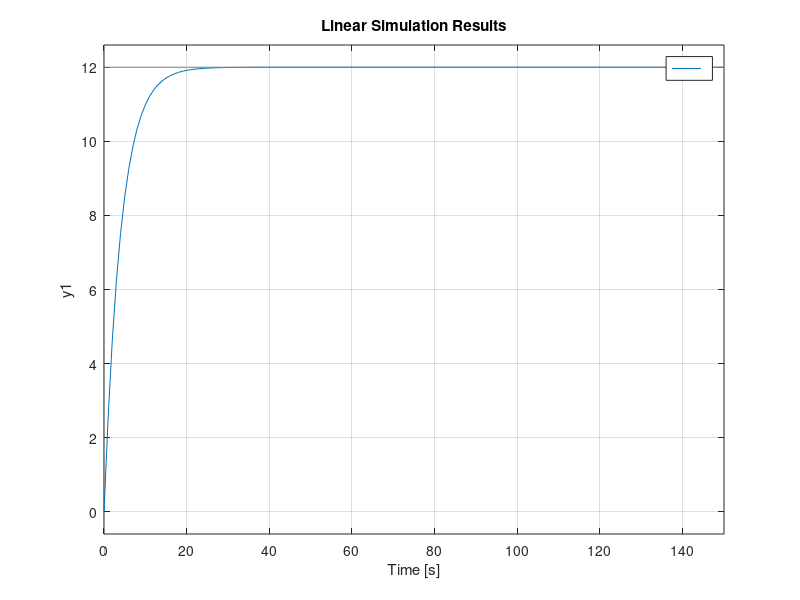
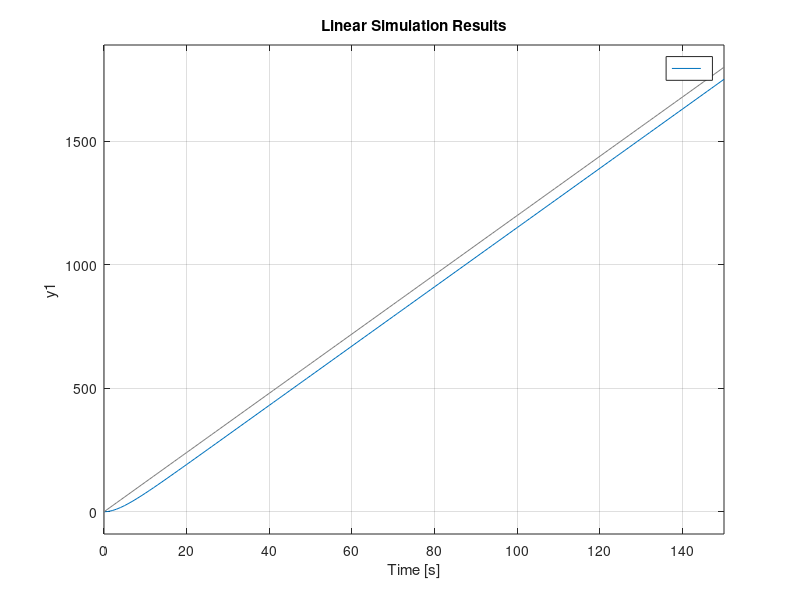
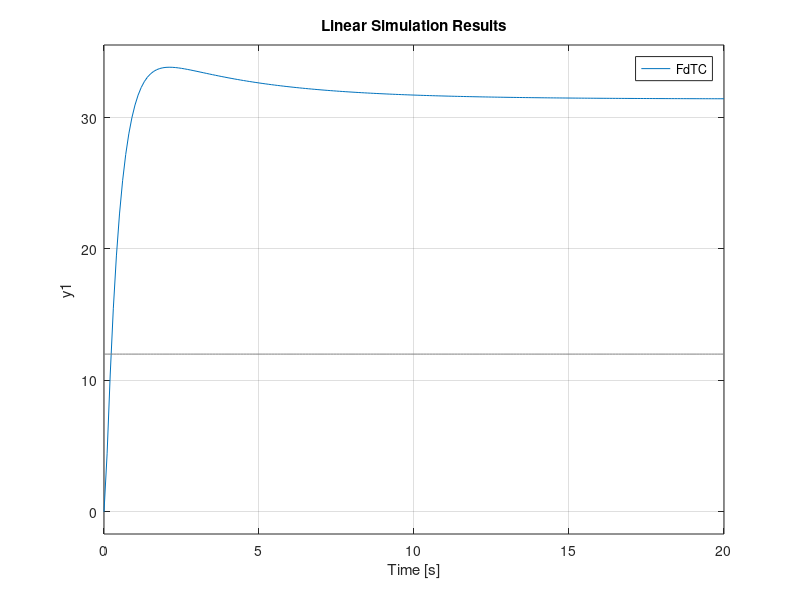
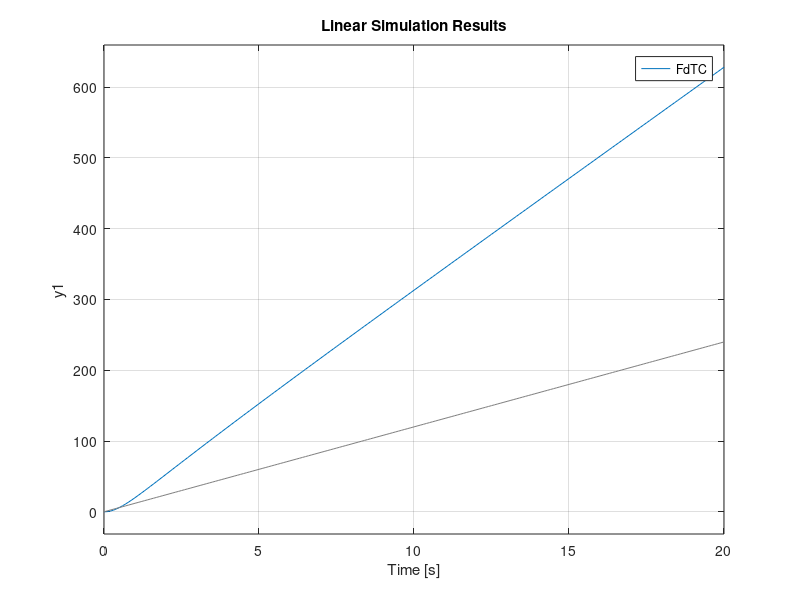

The MATLAB script that drew these images, in order:
   clear all;close all;clc

   pkg load control
   s = tf('s');

   %  TREN DE ENGRANAJES

   % Modelo: 406769
   % Relación de transformación; 100:1

   J_t = 0.31 * 0.0001/1000; % Kg/m^2
   B_t = 0; %Según datasheet
   n = 1/71;

   %  MOTOR
   % Modelo:  339152
   % V nominal: 12

   R = 1.53;     % Ohm
   L = 0.186e-3; % H
   Ke = 1/(460 * 2*pi/60); % rad/(seg*V)
   Kt = 20.8e-3; % Nm/A
   J_m = 14.7 * 0.0001/1000; % Kg/m^2
   B_m = 0.7325e-6; %según datasheet

   B_l = 0.075;
   J_l = 0.0535;

   Je = J_m + J_t + J_l*n^2;
   Be = B_m + B_t + B_l*n^2;

   G1 = 1/(R + s*L);
   G2 = 1/(Be + s*Je);

   %Kpot = 0.159; % V/rad realimentación
   Kpot = 24/(20*pi);

   % SISTEMA A LAZO CERRADO SIN COMPENSADOR

   F1 = feedback(G1*Kt*G2,Ke);
   F2 = F1*n/s; %Lazo abierto
   FdT = minreal(feedback(F2,Kpot))

   t = 0:1:150;

   u_step = 12*ones(size(t));

   u_ramp = 12*t;

   figure;lsim(FdT*Kpot,u_step,t)
   figure;lsim(FdT*Kpot,u_ramp,t)

   %figure;pzmap(FdT)
   p = pole(FdT)
   z = zero(FdT)

   VF = dcgain(FdT*12)*Kpot

   L = minreal(F2 * Kpot);

   Kp = dcgain(L);

   ess_step = 1/(1+Kp)

   Kv = dcgain(minreal(s*L));

   fprintf('Kv = %f\n',Kv);

   ess_ramp = 1/Kv;

   fprintf('Error estacionario ante rampa = %f\n',ess_ramp);

   %stepinfo(FdT)

   % DISEÑO DEL COMPENSADOR

   Ki = -1/(p(3))

   1/Ki

   PI = (s + 1/Ki)/s

   p = pole(minreal(FdT*PI))
   z = zero(minreal(FdT*PI))

   %rlocusx(minreal(FdT*PI))

   %K = 22.62; % n = 1/100
   K = 9.38; % n = 1/71

   FdTC = minreal(feedback(minreal(F2*PI*K),Kpot))

   t = 0:0.1:20;

   u_step = 12*ones(size(t));

   u_ramp = 12*t;

   figure;lsim(FdTC,u_step,t)
   figure;lsim(FdTC,u_ramp,t)

   L = minreal(PI * F2 * Kpot);

   Kp = dcgain(L);

   ess_step = 1/(1+Kp)

   Kv = dcgain(minreal(s*L));

   fprintf('Kv = %f\n',Kv);

   ess_ramp = 1/Kv;

   fprintf('Error estacionario ante rampa = %f\n',ess_ramp);
